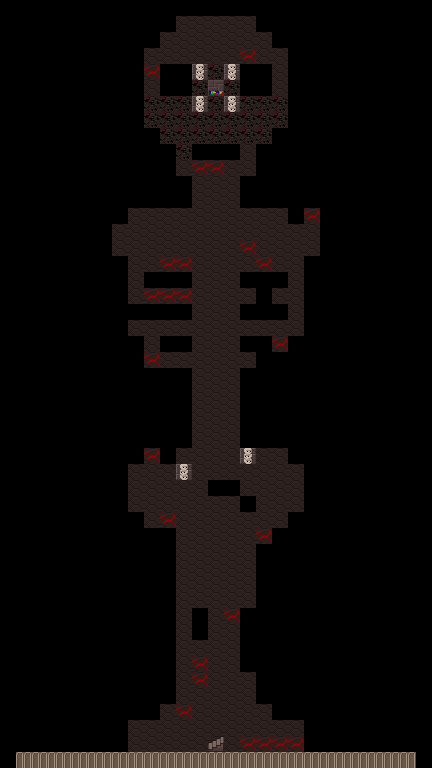

The image is a tile-based game level rendered from a .tmx file. Its description and complete source (layers, tilesets, objects, tile grids) follow:
An orthogonal 27x48 tile map with 16x16 px tiles, 1 tile layer (块层 1).

<map version="1.0" orientation="orthogonal" renderorder="right-down" width="27" height="48" tilewidth="16" tileheight="16" nextobjectid="1">
 <tileset firstgid="1" name="tiles4" tilewidth="16" tileheight="16" tilecount="64" columns="16">
  <image source="../../core/src/main/assets/levels/tiles4.png" width="256" height="64" />
 </tileset>
 <layer name="块层 1" width="27" height="48">
  <data encoding="csv">
1,1,1,1,1,1,1,1,1,1,1,1,1,1,1,1,1,1,1,1,1,1,1,1,1,1,1,
1,1,1,1,1,1,1,1,1,1,1,2,2,2,2,2,1,1,1,1,1,1,1,1,1,1,1,
1,1,1,1,1,1,1,1,1,1,2,2,2,2,2,2,2,1,1,1,1,1,1,1,1,1,1,
1,1,1,1,1,1,1,1,1,2,2,2,2,2,2,21,2,2,1,1,1,1,1,1,1,1,1,
1,1,1,1,1,1,1,1,1,21,1,1,27,10,27,1,1,2,1,1,1,1,1,1,1,1,1,
1,1,1,1,1,1,1,1,1,2,1,1,10,12,10,1,1,2,1,1,1,1,1,1,1,1,1,
1,1,1,1,1,1,1,1,1,10,10,10,27,10,27,10,10,10,1,1,1,1,1,1,1,1,1,
1,1,1,1,1,1,1,1,1,10,10,10,10,10,10,10,10,10,1,1,1,1,1,1,1,1,1,
1,1,1,1,1,1,1,1,1,1,10,10,10,10,10,10,10,1,1,1,1,1,1,1,1,1,1,
1,1,1,1,1,1,1,1,1,1,1,10,1,1,1,2,1,1,1,1,1,1,1,1,1,1,1,
1,1,1,1,1,1,1,1,1,1,1,2,21,21,2,2,1,1,1,1,1,1,1,1,1,1,1,
1,1,1,1,1,1,1,1,1,1,1,1,2,2,2,1,1,1,1,1,1,1,1,1,1,1,1,
1,1,1,1,1,1,1,1,1,1,1,1,2,2,2,1,1,1,1,1,1,1,1,1,1,1,1,
1,1,1,1,1,1,1,1,2,2,2,2,2,2,2,2,2,2,1,21,1,1,1,1,1,1,1,
1,1,1,1,1,1,1,2,2,2,2,2,2,2,2,2,2,2,2,2,1,1,1,1,1,1,1,
1,1,1,1,1,1,1,2,2,2,2,2,2,2,2,21,2,2,2,2,1,1,1,1,1,1,1,
1,1,1,1,1,1,1,1,2,2,21,21,2,2,2,2,21,2,2,1,1,1,1,1,1,1,1,
1,1,1,1,1,1,1,1,2,1,1,1,2,2,2,1,1,1,2,1,1,1,1,1,1,1,1,
1,1,1,1,1,1,1,1,2,21,21,21,2,2,2,2,1,2,2,1,1,1,1,1,1,1,1,
1,1,1,1,1,1,1,1,1,1,1,1,2,2,2,1,1,1,2,1,1,1,1,1,1,1,1,
1,1,1,1,1,1,1,1,2,2,2,2,2,2,2,2,2,2,2,1,1,1,1,1,1,1,1,
1,1,1,1,1,1,1,1,1,2,1,1,2,2,2,1,1,21,1,1,1,1,1,1,1,1,1,
1,1,1,1,1,1,1,1,1,21,2,2,2,2,2,2,1,1,1,1,1,1,1,1,1,1,1,
1,1,1,1,1,1,1,1,1,1,1,1,2,2,2,1,1,1,1,1,1,1,1,1,1,1,1,
1,1,1,1,1,1,1,1,1,1,1,1,2,2,2,1,1,1,1,1,1,1,1,1,1,1,1,
1,1,1,1,1,1,1,1,1,1,1,1,2,2,2,1,1,1,1,1,1,1,1,1,1,1,1,
1,1,1,1,1,1,1,1,1,1,1,1,2,2,2,1,1,1,1,1,1,1,1,1,1,1,1,
1,1,1,1,1,1,1,1,1,1,1,1,2,2,2,1,1,1,1,1,1,1,1,1,1,1,1,
1,1,1,1,1,1,1,1,1,21,1,2,2,2,2,27,2,2,1,1,1,1,1,1,1,1,1,
1,1,1,1,1,1,1,1,2,2,2,27,2,2,2,2,2,2,2,1,1,1,1,1,1,1,1,
1,1,1,1,1,1,1,1,2,2,2,2,2,1,1,2,2,2,2,1,1,1,1,1,1,1,1,
1,1,1,1,1,1,1,1,2,2,2,2,2,2,2,1,2,2,2,1,1,1,1,1,1,1,1,
1,1,1,1,1,1,1,1,1,2,21,2,2,2,2,2,2,2,1,1,1,1,1,1,1,1,1,
1,1,1,1,1,1,1,1,1,1,1,2,2,2,2,2,21,1,1,1,1,1,1,1,1,1,1,
1,1,1,1,1,1,1,1,1,1,1,2,2,2,2,2,1,1,1,1,1,1,1,1,1,1,1,
1,1,1,1,1,1,1,1,1,1,1,2,2,2,2,2,1,1,1,1,1,1,1,1,1,1,1,
1,1,1,1,1,1,1,1,1,1,1,2,2,2,2,2,1,1,1,1,1,1,1,1,1,1,1,
1,1,1,1,1,1,1,1,1,1,1,2,2,2,2,2,1,1,1,1,1,1,1,1,1,1,1,
1,1,1,1,1,1,1,1,1,1,1,2,1,2,21,1,1,1,1,1,1,1,1,1,1,1,1,
1,1,1,1,1,1,1,1,1,1,1,2,1,2,2,1,1,1,1,1,1,1,1,1,1,1,1,
1,1,1,1,1,1,1,1,1,1,1,2,2,2,2,1,1,1,1,1,1,1,1,1,1,1,1,
1,1,1,1,1,1,1,1,1,1,1,2,21,2,2,1,1,1,1,1,1,1,1,1,1,1,1,
1,1,1,1,1,1,1,1,1,1,1,2,21,2,2,2,1,1,1,1,1,1,1,1,1,1,1,
1,1,1,1,1,1,1,1,1,1,1,2,2,2,2,2,1,1,1,1,1,1,1,1,1,1,1,
1,1,1,1,1,1,1,1,1,1,2,21,2,2,2,2,2,1,1,1,1,1,1,1,1,1,1,
1,1,1,1,1,1,1,1,2,2,2,2,2,2,2,2,2,2,2,1,1,1,1,1,1,1,1,
1,1,1,1,1,1,1,1,2,2,2,2,2,8,2,21,21,21,21,1,1,1,1,1,1,1,1,
1,17,17,17,17,17,17,17,17,17,17,17,17,17,17,17,17,17,17,17,17,17,17,17,17,17,1
</data>
 </layer>
</map>